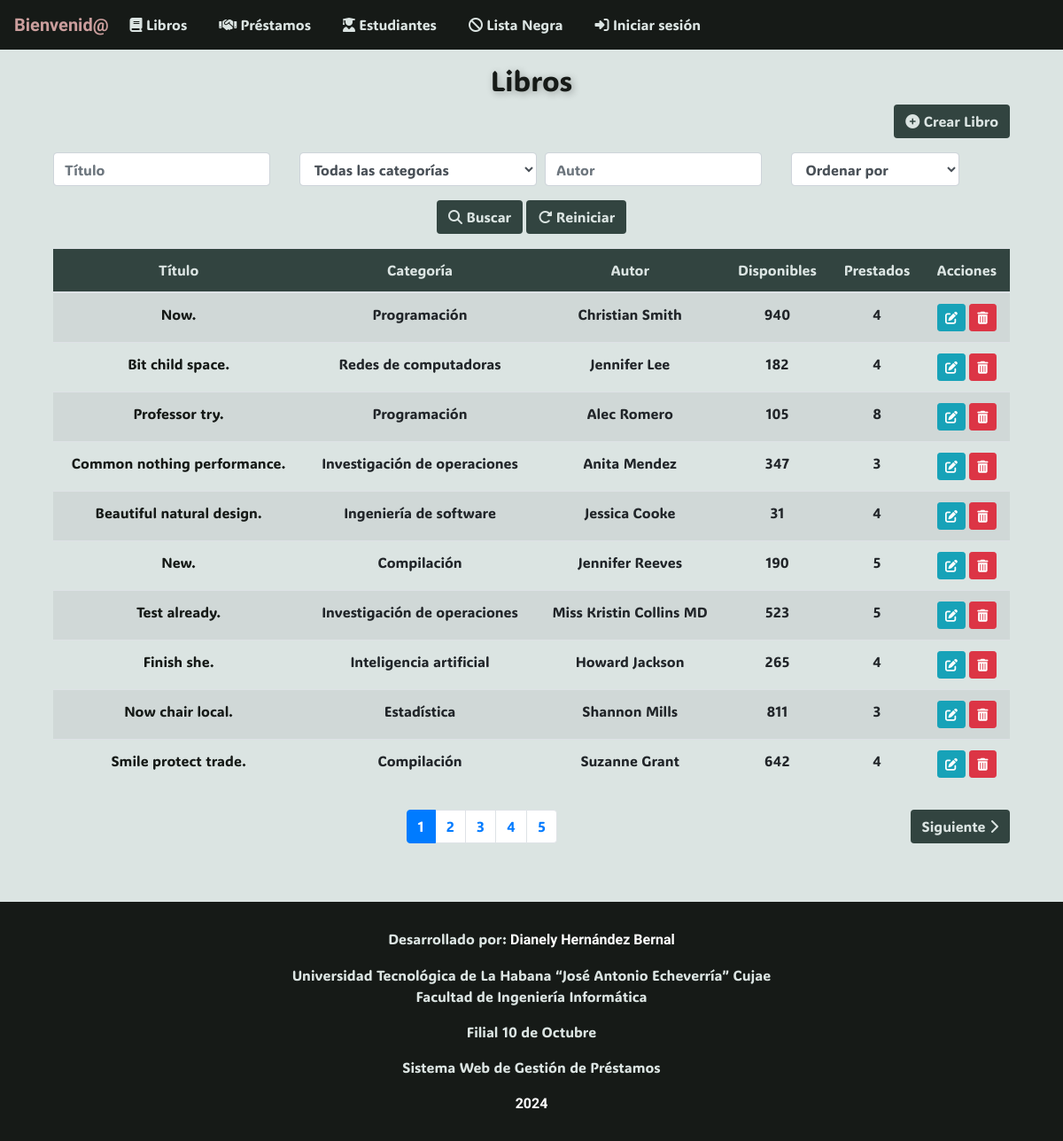
The app's page /, older data.
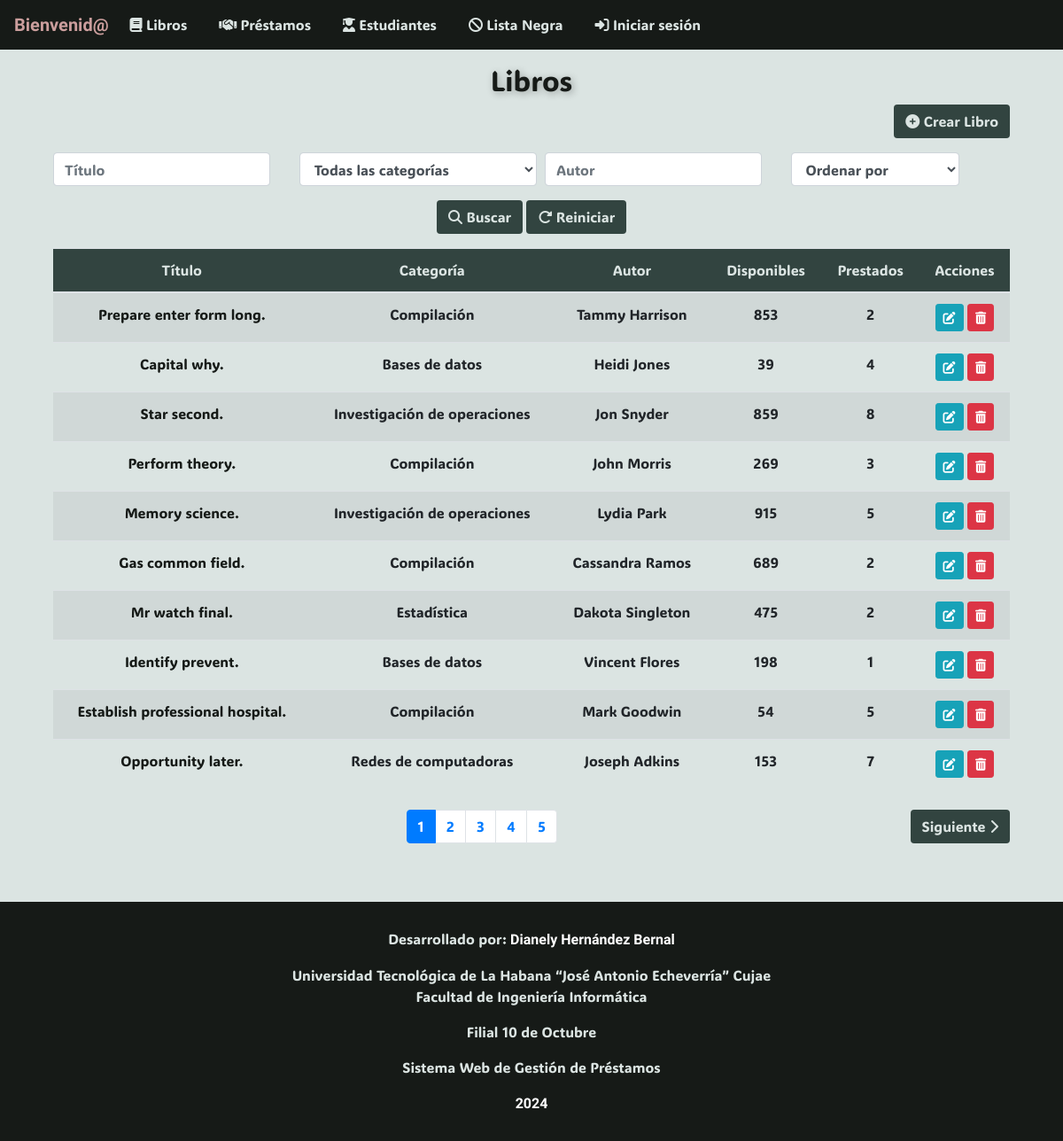
The same page, newer data.
### app/models.py (models this page shows, shortened)
class Libro(models.Model):
    titulo = models.CharField(max_length=30)
    categoria = models.CharField(max_length=30, choices=LIBRO_CATEGORIA)
    cantidad_disponible = models.IntegerField()
    cantidad_prestada = models.IntegerField()
    autor = models.CharField(max_length=30)
    editorial = models.CharField(max_length=30)
    descripcion = models.TextField()

### app/views.py (the view)
# urls.py: path("", LibroListView.as_view(), name="index"),
class LibroListView(ListView):
    model = Libro
    template_name = "libro_list.html"
    context_object_name = "libros"
    def get_queryset(self):
        queryset = Libro.objects.all()
        titulo = self.request.GET.get("buscar_titulo", "")
        if titulo:
            queryset = queryset.filter(titulo__icontains=titulo)
        categoria = self.request.GET.get("categoria", "")
        if categoria:
            queryset = queryset.filter(categoria=categoria)
        autor = self.request.GET.get("buscar_autor", "")
        if autor:
            queryset = queryset.filter(autor__icontains=autor)
        orden = self.request.GET.get("ordenar_por", "")
        if orden:
            queryset = queryset.order_by(orden)
        return queryset
    def get_context_data(self, **kwargs):
        context = super().get_context_data(**kwargs)
        libros = self.get_queryset()
        context["cantidad"] = len(libros)
        paginator = Paginator(libros, 10)
        page = self.request.GET.get("page")
        libros = paginator.get_page(page)
        context["libros"] = libros
        context["LIBRO_CATEGORIA"] = LIBRO_CATEGORIA
        return context

### app/templates/app/libro_list.html (shortened to what this page needs)
{% extends 'app/base.html' %}
{% block content %}
<div class="container mt-3">
    <h2 class="text-center display-5" style="animation: pulse 1.5s 1; text-shadow: 2px 2px 8px rgba(0, 0, 0, 0.3);">
        Libros
    </h2>
    <div class="text-right mb-3">
        <a href="{% url 'libro-create' %}" class="btn btn-color">
            <i class="fas fa-plus-circle"></i> Crear Libro
        </a>
    </div>
    <form method="GET" class="form-inline mb-3">
        <div class="row">
            <div class="col-md-3">
                <input type="text" name="buscar_titulo" class="form-control" placeholder="Título" value="{{ request.GET.buscar_titulo }}">
            </div>
            <div class="col-md-3">
                <select name="categoria" class="form-control">
                    <option value="">Todas las categorías</option>
                </select>
            </div>
            <div class="col-md-3">
                <input type="text" name="buscar_autor" class="form-control" placeholder="Autor" value="{{ request.GET.buscar_autor }}">
            </div>
            <div class="col-md-3">
                <select name="ordenar_por" class="form-control">
                    <option value="">Ordenar por</option>
                </select>
            </div>
            <div class="col-md-12 text-center mt-3">
                <button type="submit" class="btn btn-color">
                    <i class="fas fa-search"></i> Buscar
                </button>
                <a href="{% url 'libro-list' %}" class="btn btn-color">
                    <i class="fas fa-redo-alt"></i> Reiniciar
                </a>
            </div>
        </div>
    </form>
    <table class="table table-striped text-center">
        <thead class="secondary-color">
            <tr>
                <th scope="col">Título</th>
                <th scope="col">Categoría</th>
                <th scope="col">Autor</th>
                <th scope="col">Disponibles</th>
                <th scope="col">Prestados</th>
                <th scope="col">Acciones</th>
            </tr>
        </thead>
        <tbody>
            {% for libro in libros %}
            <tr>
                <td><a href="{% url 'libro-detail' libro.id %}">{{ libro.titulo }}</a></td>
                <td>{{ libro.get_categoria_display }}</td>
                <td>{{ libro.autor }}</td>
                <td>{{ libro.cantidad_disponible }}</td>
                <td>{{ libro.cantidad_prestada }}</td>
                <td>
                    <a href="{% url 'libro-update' libro.id %}" class="btn btn-info btn-sm"><i class="fas fa-edit"></i></a>
                    <a href="{% url 'libro-delete' libro.id %}" class="btn btn-danger btn-sm"><i class="fas fa-trash-alt"></i></a>
                </td>
            </tr>
            {% empty %}
            <tr>
                <td colspan="7" class="text-center">No hay libros disponibles.</td>
            </tr>
            {% endfor %}
        </tbody>
    </table>
    <div class="d-flex justify-content-between mt-4">
        <div>
            <nav aria-label="Page navigation">
                <ul class="pagination">
                    {% for num in libros.paginator.page_range %}
                        {% if libros.number == num %}
                            <li class="page-item active">
                                <a class="page-link" href="?page={{ num }}">{{ num }}</a>
                            </li>
                        {% elif num > libros.number|add:'-5' and num < libros.number|add:'5' %}
                            <li class="page-item">
                                <a class="page-link" href="?page={{ num }}">{{ num }}</a>
                            </li>
                        {% endif %}
                    {% endfor %}
                </ul>
            </nav>
        </div>
        <div>
            {% if libros.has_next %}
                <a href="?page={{ libros.next_page_number }}" class="btn btn-color">
                    Siguiente <i class="fas fa-chevron-right"></i>
                </a>
            {% endif %}
        </div>
    </div>
</div>
{% endblock %}

### app/templates/app/base.html (shortened to what this page needs)
<!DOCTYPE html>
<html lang="en">
<head>
    {% load static %}
    <link rel="stylesheet" href="https://stackpath.bootstrapcdn.com/bootstrap/4.5.2/css/bootstrap.min.css">
    <link rel="stylesheet" href="{% static 'app/font-awesome/css/all.css' %}">
    <link rel="stylesheet" href="{% static 'app/Bootstrap/css/bootstrap.css' %}">
</head>
<body>
    <nav class="navbar navbar-expand-lg primary-color" id="nav-bar">
        <b class="navbar-brand" style="color: var(--color-cuarto)">Bienvenid@ {{ user.username }} </b>
        <ul class="navbar-nav">
            <li class="nav-item">
                <a class="nav-link" href="{% url 'libro-list' %}"><i class="fas fa-book"></i> Libros</a>
            </li>
            <li class="nav-item">
                <a class="nav-link" href="{% url 'prestamo-list' %}"><i class="fas fa-handshake"></i> Préstamos</a>
            </li>
            <li class="nav-item">
                <a class="nav-link" href="{% url 'estudiante-list' %}"><i class="fas fa-user-graduate"></i> Estudiantes</a>
            </li>
            <li class="nav-item">
                <a class="nav-link" href="{% url 'lista_negra-list' %}"><i class="fas fa-ban"></i> Lista Negra</a>
            </li>
            <li class="nav-item">
                {% if user.is_authenticated %}
                    <form id="logout-form" method="post" action="{% url 'logout' %}">
                        {% csrf_token %}
                        <button type="submit" class="nav-link btn btn-link">
                            <i class="fas fa-sign-out-alt"></i> Salir
                        </button>
                    </form>
                {% else %}
                    <a class="nav-link" href="{% url 'login' %}?next={{ request.get_full_path|urlencode }}"><i class="fas fa-sign-in-alt"></i> Iniciar sesión</a>
                {% endif %}
            </li>
        </ul>
    </nav>
    <div class="container">
        {% block content %}{% endblock %}
    </div>
    <footer class="primary-color">
        <p>Desarrollado por: <b>Dianely Hernández Bernal</b></p>
        <a href="https://cujae.edu.cu/">Universidad Tecnológica de La Habana “José Antonio Echeverría” Cujae</a>
        <p>Facultad de Ingeniería Informática</p>
        <p>Filial 10 de Octubre</p>
        <p>Sistema Web de Gestión de Préstamos</p>
        <b>2024</b>
    </footer>
</body>
</html>

### app/templates/app/base.html (style rules this page uses)
:root { --color-primario: #161a17; --color-secundario: #324440; --color-terciario: #dbe4e2; --color-cuarto: #cb9e9d; }
body { background-color: var(--color-terciario); }
.primary-color { background-color: var(--color-primario); color: var(--color-terciario); }
.secondary-color { background-color: var(--color-secundario); color: var(--color-terciario); }
.btn-color { background-color: var(--color-secundario); color: var(--color-terciario); }
p, b , footer a { color: var(--color-terciario); }
a { color: var(--color-primario) }
h1, h2, h3, h4 { color: var(--color-primario); }
.nav-link { color: var(--color-terciario); }
footer { margin-top: 50px; padding: 30px 100px; text-align: center; }
footer b { color: white; }
* { font-family: ADLaM Display, Ubuntu; font-weight: 400; }
.navbar-nav .nav-item { margin-right: 20px; }

Row changes from the older to the newer data that the page shows:
removed Libro: titulo "Now.", categoria "Programación", autor "Christian Smith", cantidad_disponible "940", cantidad_prestada "4"
removed Libro: titulo "Bit child space.", categoria "Redes de computadoras", autor "Jennifer Lee", cantidad_disponible "182", cantidad_prestada "4"
removed Libro: titulo "Professor try.", categoria "Programación", autor "Alec Romero", cantidad_disponible "105", cantidad_prestada "8"
removed Libro: titulo "Common nothing performance.", categoria "Investigación de operaciones", autor "Anita Mendez", cantidad_disponible "347", cantidad_prestada "3"
removed Libro: titulo "Beautiful natural design.", categoria "Ingeniería de software", autor "Jessica Cooke", cantidad_disponible "31", cantidad_prestada "4"
removed Libro: titulo "New.", categoria "Compilación", autor "Jennifer Reeves", cantidad_disponible "190", cantidad_prestada "5"
removed Libro: titulo "Test already.", categoria "Investigación de operaciones", autor "Miss Kristin Collins MD", cantidad_disponible "523", cantidad_prestada "5"
removed Libro: titulo "Finish she.", categoria "Inteligencia artificial", autor "Howard Jackson", cantidad_disponible "265", cantidad_prestada "4"
removed Libro: titulo "Now chair local.", categoria "Estadística", autor "Shannon Mills", cantidad_disponible "811", cantidad_prestada "3"
removed Libro: titulo "Smile protect trade.", categoria "Compilación", autor "Suzanne Grant", cantidad_disponible "642", cantidad_prestada "4"
added Libro: titulo "Prepare enter form long.", categoria "Compilación", autor "Tammy Harrison", cantidad_disponible "853", cantidad_prestada "2"
added Libro: titulo "Capital why.", categoria "Bases de datos", autor "Heidi Jones", cantidad_disponible "39", cantidad_prestada "4"
added Libro: titulo "Star second.", categoria "Investigación de operaciones", autor "Jon Snyder", cantidad_disponible "859", cantidad_prestada "8"
added Libro: titulo "Perform theory.", categoria "Compilación", autor "John Morris", cantidad_disponible "269", cantidad_prestada "3"
added Libro: titulo "Memory science.", categoria "Investigación de operaciones", autor "Lydia Park", cantidad_disponible "915", cantidad_prestada "5"
added Libro: titulo "Gas common field.", categoria "Compilación", autor "Cassandra Ramos", cantidad_disponible "689", cantidad_prestada "2"
added Libro: titulo "Mr watch final.", categoria "Estadística", autor "Dakota Singleton", cantidad_disponible "475", cantidad_prestada "2"
added Libro: titulo "Identify prevent.", categoria "Bases de datos", autor "Vincent Flores", cantidad_disponible "198", cantidad_prestada "1"
added Libro: titulo "Establish professional hospital.", categoria "Compilación", autor "Mark Goodwin", cantidad_disponible "54", cantidad_prestada "5"
added Libro: titulo "Opportunity later.", categoria "Redes de computadoras", autor "Joseph Adkins", cantidad_disponible "153", cantidad_prestada "7"
